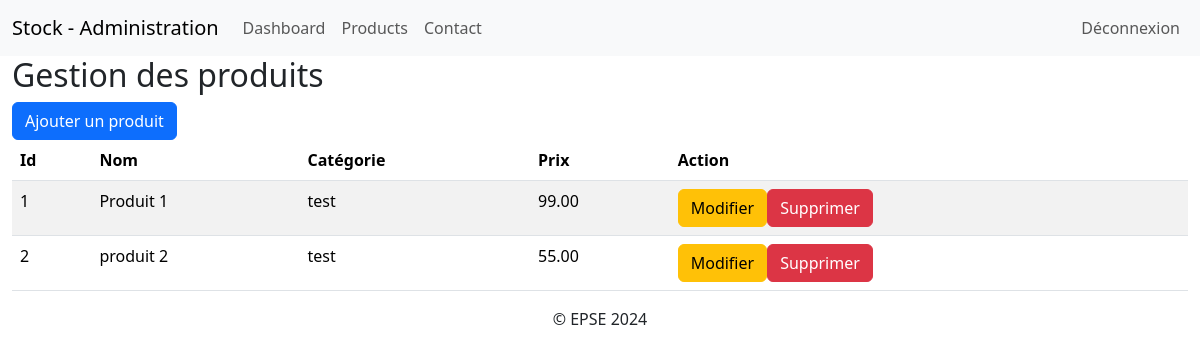
/admin/products.php (signed in), run on an earlier commit of the app's database.
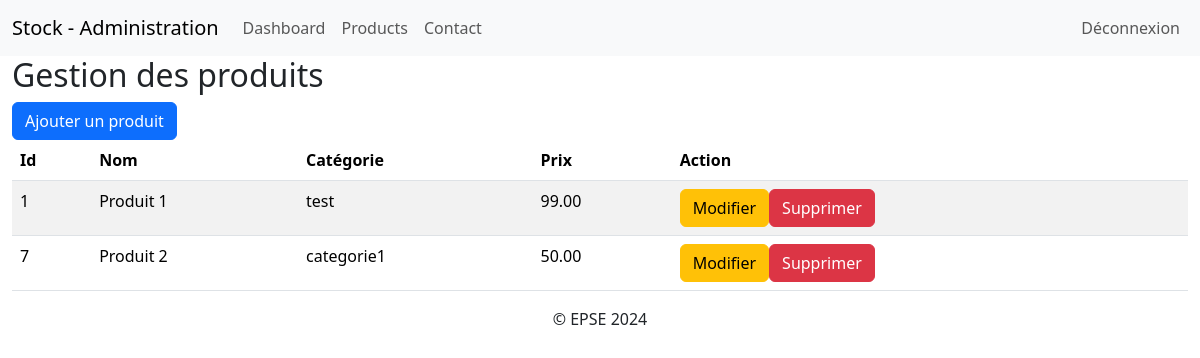
And on a later commit of the database.
### tables this page shows
CREATE TABLE IF NOT EXISTS `products` (
  `id` int NOT NULL AUTO_INCREMENT,
  `nom` varchar(255) NOT NULL,
  `categorie` varchar(255) NOT NULL,
  `fichier` varchar(255) NOT NULL,
  `description` text NOT NULL,
  `date` date NOT NULL,
  `prix` decimal(6,2) NOT NULL,
  PRIMARY KEY (`id`)
);

### admin/products.php (the view, shortened to what this page needs)
<?php
    require "../connexion.php";
?>
<!DOCTYPE html>
<html lang="en">
<head>
    <link href="https://cdn.jsdelivr.net/npm/bootstrap@5.3.2/dist/css/bootstrap.min.css" rel="stylesheet">
    <link rel="stylesheet" type="text/css" href="../style.css">
</head>
<body>
    <?php
        include("partials/header.php");
    ?>
    <div class="container-fluid">
     <h2>Gestion des produits</h2>
     <a href="addProduct.php" class="btn btn-primary">Ajouter un produit</a>
     <table class="table table-striped">
        <thead>
            <tr>
                <th>Id</th>
                <th>Nom</th>
                <th>Catégorie</th>
                <th>Prix</th>
                <th>Action</th>
            </tr>
        </thead>
        <tbody>
            <?php
                $req = $bdd->query("SELECT * FROM products");
                while($don = $req->fetch())
                {
                    echo "<tr>";
                        echo "<td>".$don['id']."</td>";
                        echo "<td>".$don['nom']."</td>";
                        echo "<td>".$don['categorie']."</td>";
                        echo "<td>".$don['prix']."</td>";
                        echo "<td>";
                            echo "<a href='updateProduct.php?id=".$don['id']."' class='btn btn-warning'>Modifier</a>";
                            echo "<a href='products.php?delete=".$don['id']."' class='btn btn-danger'>Supprimer</a>";
                        echo "</td>";
                    echo "</tr>";
                }
            ?>
        </tbody>
     </table>
    </div>
    <?php include('partials/footer.php'); ?>
</body>
</html>

### admin/partials/header.php (shortened to what this page needs)
<nav class="navbar navbar-expand-lg bg-body-tertiary">
    <div class="container-fluid">
        <a class="navbar-brand" href="#">Stock - Administration</a>
        <div class="collapse navbar-collapse" id="navbarNav">
            <ul class="navbar-nav">
                <li class="nav-item">
                    <a class="nav-link" aria-current="page" href="dashboard.php">Dashboard</a>
                </li>
                <li class="nav-item">
                    <a class="nav-link" href="products.php">Products</a>
                </li>
                <li class="nav-item">
                    <a class="nav-link" href="contact.php">Contact</a>
                </li>
            </ul>
            <ul class="ms-auto navbar-nav">
                <li class="nav-item"><a class="nav-link" href="dashboard.php?deco=ok">Déconnexion</a></li>
            </ul>
        </div>
    </div>
</nav>

### admin/partials/footer.php
<footer>
    <div class="d-flex justify-content-center">
        &copy; EPSE 2024
    </div>
</footer>

What changed in the data, as far as the page shows it:
removed products: id "2", nom "produit 2", categorie "test", prix "55.00"
added products: id "7", nom "Produit 2", categorie "categorie1", prix "50.00"
